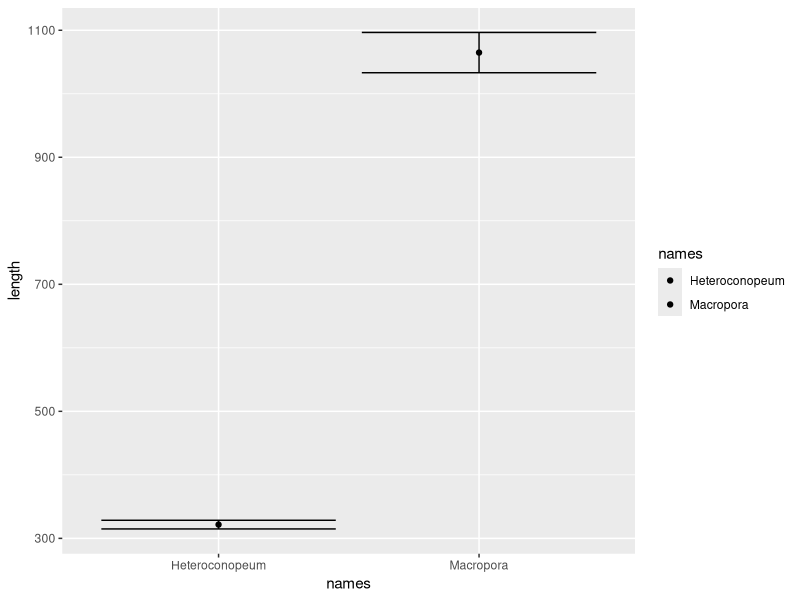

Write the R code that produced this figure. (Note: this script raises an error after producing the figure.)
# Background: http://www.sthda.com/english/wiki/unpaired-two-samples-t-test-in-r
# See also: http://www.sthda.com/english/wiki/normality-test-in-r

library(ggplot2)

# read the data
dat <- read.csv("zooid_size.csv", header = TRUE)

unique(dat$genus) # shows unique genus
table(dat$genus) # shows the frequency

# subset data by species
name1 <- "Macropora"
name2 <- "Heteroconopeum"

g1.df <- dat[which(dat$genus == name1),]
g2.df <- dat[which(dat$genus == name2),]

names <- c(rep(name1, length(g1.df[,1])), rep(name2, length(g2.df[,1])))

df <- data.frame(rbind(g1.df, g2.df))
df <- data.frame(cbind(df, names))

mean(df[which(df$names == name1),]$length)
mean(df[which(df$names == name2),]$length)

########### visualise the data

p<-ggplot(df, aes(x = names, y = length, fill = names)) +  
  stat_summary(geom = "point", fun = mean) +
  stat_summary(geom = "errorbar", fun.data = mean_se)

p

########### t-test

t.test(length~names, data = df, alternative = "two.sided", var.equal = FALSE)
t.test(length~names, alternative = "two.sided", var.equal = FALSE)

###########

# you could also subset data by time
time1 <- dat[which(dat$Time == "Campanian.PDT"),]
time2 <- dat[which(dat$Time == "Miocene.PDT"),]

